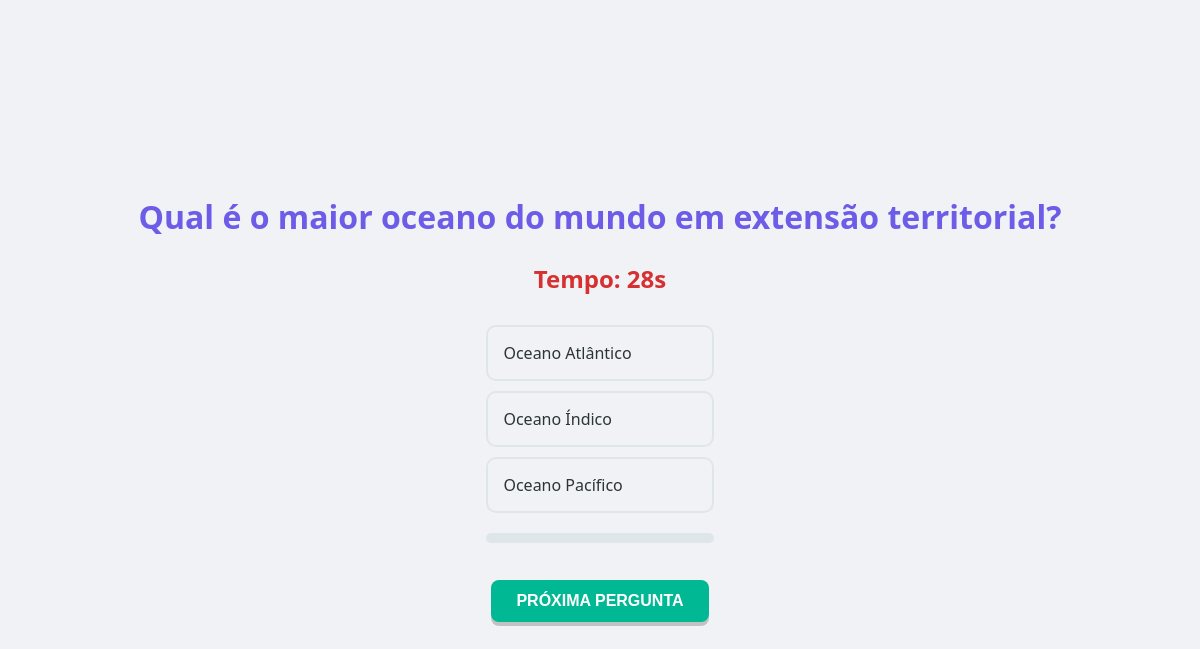
/quiz.php?tema_id=1&q=0, run on the app's committed database.
### tables this page shows
CREATE TABLE `perguntas` (
  `id` int(11) NOT NULL,
  `tema_id` int(11) NOT NULL,
  `texto_pergunta` text NOT NULL,
  `data_desafio` date DEFAULT NULL
);

CREATE TABLE `respostas` (
  `id` int(11) NOT NULL,
  `pergunta_id` int(11) NOT NULL,
  `texto_resposta` varchar(255) NOT NULL,
  `correta` tinyint(1) NOT NULL DEFAULT 0
);

### quiz.php (the view, shortened to what this page needs)
<?php
include 'config/connect.php';
$pergunta_id_atual = (int)$_SESSION['perguntas_ids'][$_SESSION['pergunta_atual_index']];
$sql_pergunta = "SELECT texto_pergunta FROM perguntas WHERE id = :id";
$stmt_pergunta = $conn->prepare($sql_pergunta);
$stmt_pergunta->execute([':id' => $pergunta_id_atual]);
$pergunta = $stmt_pergunta->fetch(PDO::FETCH_ASSOC);
$sql_respostas = "SELECT id, texto_resposta FROM respostas WHERE pergunta_id = :id";
$stmt_respostas = $conn->prepare($sql_respostas);
$stmt_respostas->execute([':id' => $pergunta_id_atual]);
?>
<!DOCTYPE html>
<html lang="pt-br">
<head>
    <link rel="stylesheet" href="css/style.css">
</head>
<body>
    <h1><?php echo htmlspecialchars($pergunta['texto_pergunta']); ?> </h1>
    <form action="processar_resposta.php" method="POST">
       <div class="options-container">
    <?php while($resposta = $stmt_respostas->fetch(PDO::FETCH_ASSOC)): ?>
        <div>
            <label for="resp<?= $resposta['id'] ?>">
                <div class="option-card">
                    <?= htmlspecialchars($resposta['texto_resposta']) ?>
                </div>
            </label>
        </div>
    <?php endwhile; ?>
</div>
<div class="progress-container">
</div>
        <button type="submit" class="btn btn-success">Próxima Pergunta</button>
    </form>
</body>
</html>

### css/style.css (style rules this page uses)
:root { --primary: #6c5ce7; --secondary: #a29bfe; --success: #00b894; --danger: #d63031; --bg: #f0f2f5; --text: #2d3436; --card: #ffffff; }
body { font-family: 'Segoe UI', Tahoma, Geneva, Verdana, sans-serif; background-color: var(--bg); color: var(--text); margin: 0; display: flex; flex-direction: column; justify-content: center; align-items: center; min-height: 100vh; padding: 20px; box-sizing: border-box; }
h1 { color: var(--primary); margin-bottom: 1.5rem; }
.options-container { display: flex; flex-direction: column; gap: 10px; margin: 20px 0; }
.option-card { border: 2px solid #dfe6e9; border-radius: 10px; padding: 15px; cursor: pointer; transition: all 0.3s ease; display: flex; align-items: center; font-weight: 500; }
.progress-container { background: #dfe6e9; height: 10px; border-radius: 5px; margin-bottom: 2rem; overflow: hidden; }
.btn { display: inline-block; padding: 12px 25px; font-size: 16px; font-weight: bold; text-transform: uppercase; text-decoration: none; border: none; border-radius: 8px; cursor: pointer; transition: all 0.2s ease; margin: 5px; position: relative; top: 0; box-shadow: 0 4px 0 rgba(0,0,0,0.2); }
.btn-success { background-color: var(--success); color: white; }

### data on the page
perguntas: texto_pergunta "Qual é o maior oceano do mundo em extensão territorial?"
respostas: texto_resposta "Oceano Atlântico"
respostas: texto_resposta "Oceano Índico"
respostas: texto_resposta "Oceano Pacífico"
